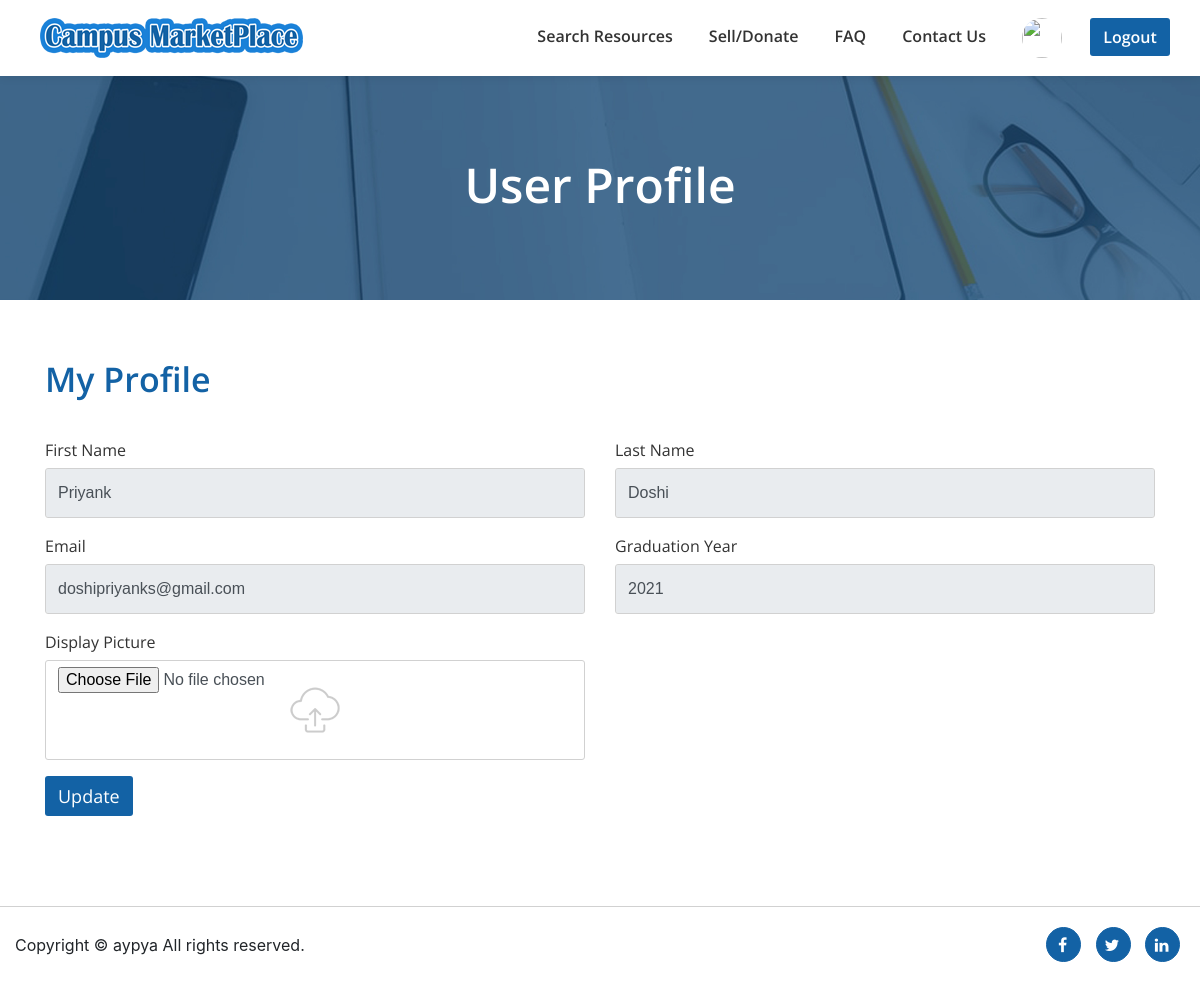
/profile (signed in), run on an earlier commit of the app's database.
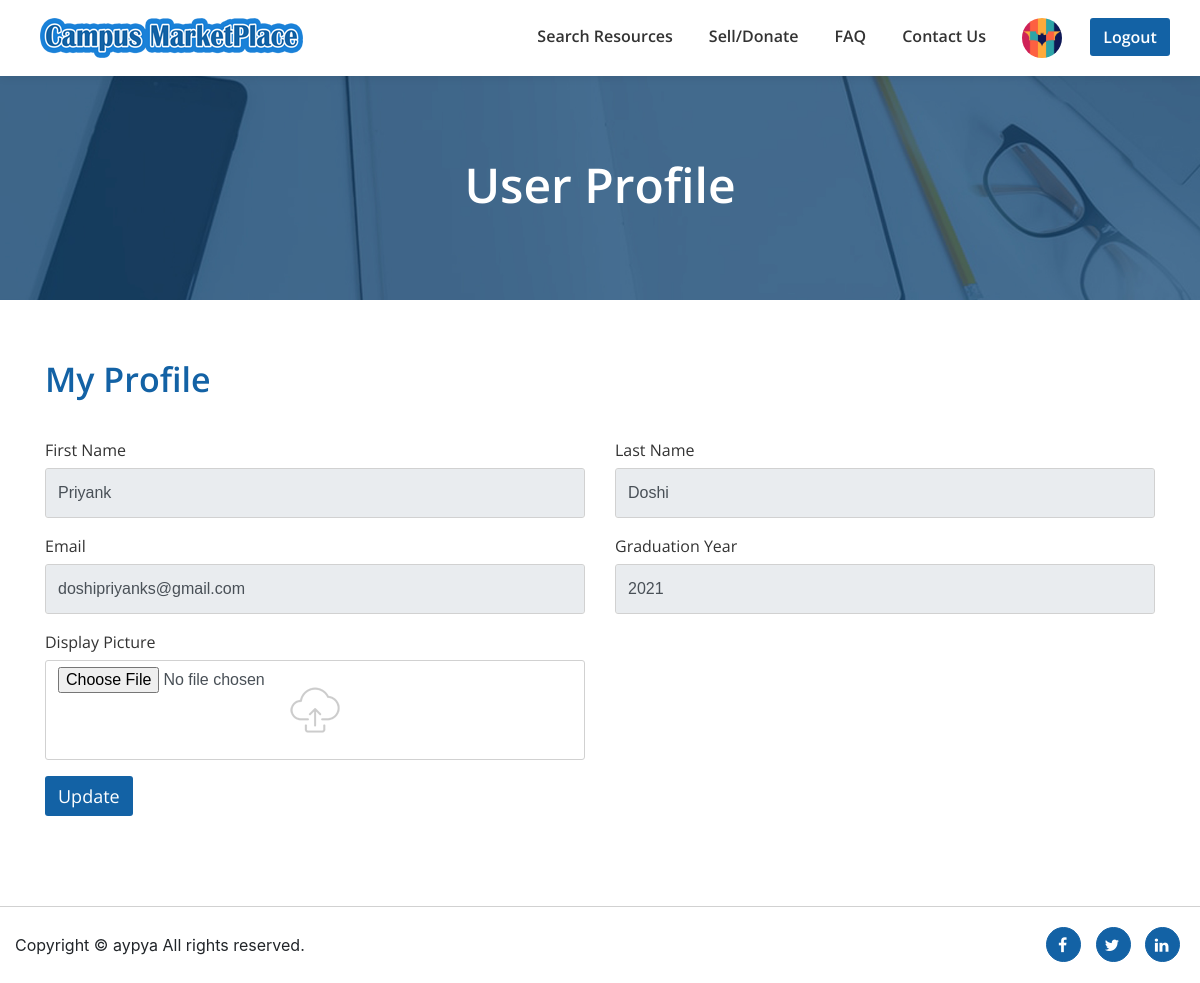
And on a later commit of the database.
### CMPApp/models.py (models this page shows, shortened)
class UserProfile(AbstractBaseUser,PermissionsMixin):
    email = models.EmailField(max_length=255,unique=True)
    fname = models.CharField(max_length=20,blank=False,null=False)
    lname = models.CharField(max_length=20,blank=False,null=True)
    enroll = models.CharField(max_length=12,blank=False,null=True)
    dept = models.CharField(max_length=10,blank=False,null=True)
    grad_year = models.IntegerField(blank=False,null=True)
    password = models.CharField(max_length=20)
    verification_code = models.CharField(max_length=50,blank=True,null=True)
    is_Email_Verified = models.BooleanField(default=False)
    avtar = models.ImageField(upload_to='user_image/',blank=True)
    is_active=models.BooleanField(default=True)
    is_staff=models.BooleanField(default=False)
    objects = UserProfileManager()
    USERNAME_FIELD = 'email'
    REQUIRED_FIELDS = ['fname']

### CMPApp/views.py (the view, shortened to what this page needs)
# urls.py: path('profile',profile,name='profile'),
def profile(request):
    if request.method == 'GET':
        return render(request,'userprofile.html')

### CMPApp/templates/userprofile.html (shortened to what this page needs)
{% extends 'Navigation.html' %}
{% load static %}
{% block body %}
    <div class="container-fluid bg-image-user img-responsive" style="margin-top: 50px;">
        <div class="in-image user-profile-tag">User Profile</div>
    </div>
    <div class="container">
        <form class="form-container" enctype="multipart/form-data" action="{% url 'profile' %}" method="post">
            <div class="row padding-im">
                <div class="col-md-12 all-heading">
                    My Profile
                </div>
            </div>
            <div class="row">
                <div class="col-md-6 col-sm-6">
                    <div class="form-group">
                        <label class="form-label re">First Name</label>
                        <input type="text" class="form-control form-box-user" value="{{user.fname}}" id="fname" readonly>
                    </div>
                </div>
                <div class="col-md-6 col-sm-6">
                    <div class="form-group">
                        <label class="form-label re">Last Name</label>
                        <input type="text" class="form-control form-box-user" value="{{user.lname}}" id="lname" readonly>
                    </div>
                </div>
                <div class="col-md-6 col-sm-6 form-group">
                    <label class="form-label re">Email</label>
                    <input type="email" class="form-control form-box-user" value="{{user.email}}" id="email" readonly>
                </div>
                <div class="col-md-6 col-sm-6 form-group">
                    <label class="form-label">Graduation Year</label>
                    <input type="text" class="form-control form-box-user" id="dob" value="{{user.grad_year}}" readonly>
                </div>
                <div class="col-md-6 form-group">
                    <label class="form-label">Display Picture</label>
                    <input type="file" class="form-control form-box-user upload-back-img" name="picture" id="bookdisplaypicture">
                </div>
            </div>
            <div class="credential-btn-padding">
                <button type="submit" class="btn user-submit-btn-style">Update</button>
            </div>
</div>
{% endblock %}

### CMPApp/templates/Navigation.html (shortened to what this page needs)
{% load static %}
<!DOCTYPE html>
<html lang="en">
<head>
    <link rel="stylesheet" href="{% static 'css/font-awesome/css/font-awesome.min.css' %}">
    <link rel="stylesheet" href="{% static 'css/bootstrap/bootstrap.min.css' %}">
    <link rel="stylesheet" href="{% static 'css/style.css' %}">
    <link rel="stylesheet" href="{% static 'css/responsive.css' %}">
</head>
<body>
    <header>
        <nav class="navbar navbar-expand-lg white-nav-top fixed-top">
            <div class="container top-navbar-container">
                <a href="{% url 'home' %}" class="navbar-brand nav-image img-responsive"><img src="{% static 'images/logo/Campus2.png' %}" class="img-fluid"></a>
                <div class="collapse navbar-collapse justify-content-end" id="collapsibleNavbar">
                    <ul class="navbar-nav">
                        <li class="nav-item">
                            <a class="nav-items nav-link" href="{% url 'search' %}">Search Resources</a>
                        </li>
                        {% if user.is_authenticated %}
                        <li class="nav-item">
                            <a class="nav-items nav-link" href="{% url 'share' %}">Sell/Donate</a>
                        </li>
                        {% endif %}
                        <li class="nav-item">
                            <a class="nav-items nav-link" href="{% url 'faq' %}"><span>FAQ</span></a>
                        </li>
                        <li class="nav-item">
                            <a class="nav-items nav-link" href="{% url 'contact' %}"><span>Contact Us</span></a>
                        </li>
                        {% if user.is_authenticated %}
                        <li class="nav-item">
                            <div class="dropdown">
                              {% if user.avtar %}
                                <button class="profile-btn-style nav-link" type="button" id="dropdownMenuButton" data-toggle="dropdown" aria-haspopup="true" aria-expanded="false">
                                    <img src="{{user.avtar.url}}" class="nav-user-image">
                                </button>
                                {% else %}
                                <button class="profile-btn-style nav-link" type="button" id="dropdownMenuButton" data-toggle="dropdown" aria-haspopup="true" aria-expanded="false">
                                    <img src="{% static 'images/customers/customer-1.png' %}" class="nav-user-image">
                                </button>
                                {% endif %}
                            </div>
                        </li>
                        {% endif %}
                        {% if user.is_authenticated %}
                        <li class="nav-item">
                            <button type="submit" class="btn log-btn nav-link" onclick="if(confirm('Are you sure, you want to logout?')) location.href='{% url 'logout' %}'">Logout</button>
                        </li>
                        {% else %}
                        <li class="nav-item">
                            <button type="submit" class="btn log-btn nav-link" onclick="location.href='{% url 'login' %}'">Login</button>
                        </li>
                        {% endif %}
                    </ul>
                </div>
            </div>
        </nav>
    </header>
    {% block body %}
    {% endblock %}
    <div class="container-fluid">
        <div class="row footer-padding">
            <div class="social-icons-alignment">
                <span>
                    <ul class="social-list">
                        <li>
                            <a href="#">
                                <i class="fa fa-facebook"></i>
                            </a>
                        </li>
                        <li>
                            <a href="#">
                                <i class="fa fa-twitter"></i>
                            </a>
                        </li>
                        <li>
                            <a href="#">
                                <i class="fa fa-linkedin"></i>
                            </a>
                        </li>
                    </ul>
                </span>
            </div>
        </div>
        <div class="row">
            <div class="col-md-12">
                <div class="cc-p">Copyright &#169; aypya All rights reserved.</div>
            </div>
        </div>
    </div>
</body>
</html>

### CMPApp/static/css/style.css (style rules this page uses)
html, body { height: 100%; margin: 0px; padding: 0px; background-color: white; }
.top-navbar-container { padding: 10px 0 10px 10px; }
.white-nav-top { background-color: white; -webkit-box-shadow: 0px 0px 10px 0px rgba(0, 0, 0, 0.1); box-shadow: 0px 0px 10px 0px rgba(0, 0, 0, 0.1); }
.white-nav-top ul.navbar-nav > li > a { font-family: "Open Sans", sans-serif; font-size: 16px; font-weight: 600; line-height: 20px; color: #333333; margin: 0 10px; }
.nav-user-image { width: 40px; height: 40px; border-radius: 50%; }
.profile-btn-style { border: transparent; background-color: transparent; margin: 0 10px; padding: 0; outline: none !important; }
.white-nav-top ul.navbar-nav > li > button.log-btn { font-family: "Open Sans", sans-serif; background-color: #1362a5; border: none; border-radius: 3px; color: #fff; font-size: 16px; line-height: 22px; font-weight: 600; margin: 0 0 0 10px; width: 80px; }
.nav-image { max-height: 40px; max-width: 63%; overflow: visible; padding-top: 0; padding-bottom: 0; }
.footer-padding { padding-top: 15px; padding-left: 15px; padding-right: 15px; background-color: white; }
.social-icons-alignment { text-align: center; margin-left: auto; margin-right: 0; }
ul.social-list li { display: inline-block; padding: 5px; }
ul.social-list li a { position: relative; z-index: 1; border: 1px solid #1362a5; background-color: #1362a5; width: 35px; height: 35px; display: inline-block; line-height: 35px; color: #fff; border-radius: 50%; padding-right: 2px; }
.cc-p { margin-top: -50px; }
.bg-image-user { background-image: url(../images/backgroung-image/banner-with-overlay1.jpg); height: 250px; width: 100%; background-position: bottom; background-size: cover; background-repeat: no-repeat; position: relative; }
.in-image { position: absolute; top: 50%; left: 50%; -webkit-transform: translate(-50%, -50%); transform: translate(-50%, -50%); }
.user-profile-tag { padding-top: 20px; font-family: "Open Sans", sans-serif; font-size: 48px; font-weight: 600; line-height: 52px; color: #ffffff; }
.padding-im { padding-top: 60px; }
.all-heading { font-family: "Open Sans", sans-serif; font-size: 34px; font-weight: 600; line-height: 38px; color: #1362a5; padding-bottom: 40px; }
.form-box-user { border: 1px solid #d1d1d1; height: 50px; border-radius: 3px; font-family: "Open-Sans", sans-serif; font-size: 16px; font-weight: 400; line-height: 20px; }
.upload-back-img { height: 100px; background-image: url(../images/backgroung-image/upload.png); background-repeat: no-repeat; background-position: center; }
.user-submit-btn-style { font-family: "Open Sans", sans-serif; font-size: 18px; line-height: 22px; color: #fff; background-color: #1362a5; width: 150; height: 40px; border-radius: 3px; margin-bottom: 40px; }
.form-label { font-family: "Open Sans", sans-serif; font-size: 16px; font-weight: 400; line-height: 20px; color: #333333; }
a:link { color: #1362a5; }

What changed in the data, as far as the page shows it:
changed UserProfile "Priyank": avtar empty → "Batman 02.jpg" (drawn); avtar: picture added
